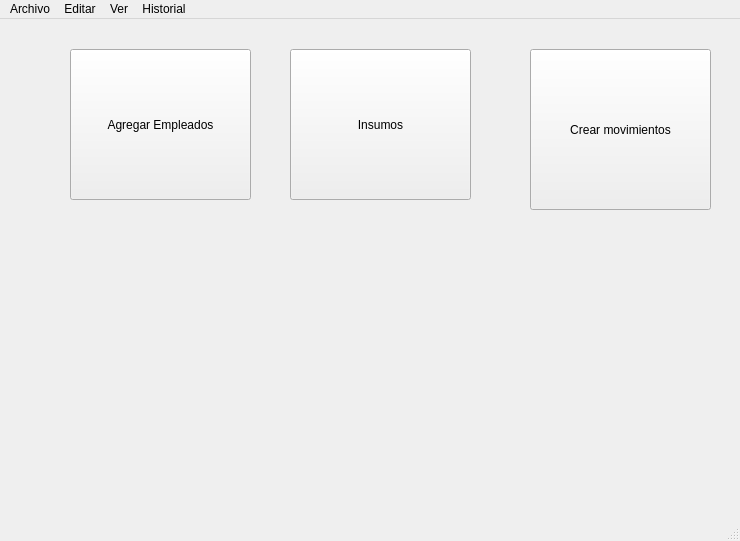
<?xml version="1.0" encoding="UTF-8"?>
<ui version="4.0">
 <class>Dashboard</class>
 <widget class="QMainWindow" name="Dashboard">
  <property name="geometry">
   <rect>
    <x>0</x>
    <y>0</y>
    <width>740</width>
    <height>541</height>
   </rect>
  </property>
  <property name="maximumSize">
   <size>
    <width>740</width>
    <height>541</height>
   </size>
  </property>
  <property name="windowTitle">
   <string>MainWindow</string>
  </property>
  <widget class="QWidget" name="centralwidget">
   <widget class="QPushButton" name="pushButton">
    <property name="geometry">
     <rect>
      <x>70</x>
      <y>30</y>
      <width>181</width>
      <height>151</height>
     </rect>
    </property>
    <property name="text">
     <string>Agregar Empleados</string>
    </property>
   </widget>
   <widget class="QPushButton" name="pushButton_2">
    <property name="geometry">
     <rect>
      <x>530</x>
      <y>30</y>
      <width>181</width>
      <height>161</height>
     </rect>
    </property>
    <property name="text">
     <string>Crear movimientos</string>
    </property>
   </widget>
   <widget class="QPushButton" name="pushButton_3">
    <property name="geometry">
     <rect>
      <x>290</x>
      <y>30</y>
      <width>181</width>
      <height>151</height>
     </rect>
    </property>
    <property name="text">
     <string>Insumos</string>
    </property>
   </widget>
  </widget>
  <widget class="QMenuBar" name="menubar">
   <property name="geometry">
    <rect>
     <x>0</x>
     <y>0</y>
     <width>740</width>
     <height>24</height>
    </rect>
   </property>
   <widget class="QMenu" name="menuArchivo">
    <property name="title">
     <string>Archivo</string>
    </property>
   </widget>
   <widget class="QMenu" name="menuEditar">
    <property name="title">
     <string>Editar</string>
    </property>
   </widget>
   <widget class="QMenu" name="menuVer">
    <property name="title">
     <string>Ver</string>
    </property>
   </widget>
   <widget class="QMenu" name="menuHistorial">
    <property name="title">
     <string>Historial</string>
    </property>
   </widget>
   <addaction name="menuArchivo"/>
   <addaction name="menuEditar"/>
   <addaction name="menuVer"/>
   <addaction name="menuHistorial"/>
  </widget>
  <widget class="QStatusBar" name="statusbar"/>
 </widget>
 <resources/>
 <connections/>
</ui>
